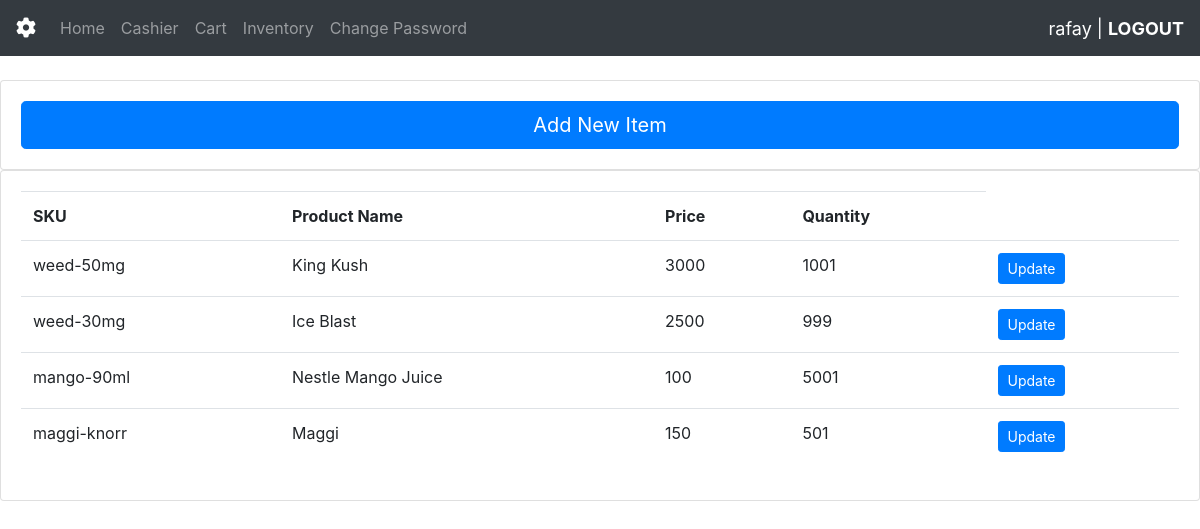
/stock/ (signed in), run on the app's committed database.
### inventory/models.py (models this page shows, shortened)
class stock(models.Model):
    sku = models.CharField(max_length=100, primary_key=True)
    name = models.CharField(max_length=100, null=True)
    price = models.IntegerField(null=True)
    quantity = models.IntegerField(default=0, null=True)

### inventory/views.py (the view)
# urls.py: path('stock/', views.stonk, name='stock'),
@login_required(login_url='loginCash')
def stonk(request):
    cursor = connection.cursor()
    cursor.execute("SELECT * FROM inventory_stock")
    data = dictfetchall(cursor)
    return render(request, 'inventory/stock.html', {'data': data})

### inventory/views.py (called while the page is built)
def dictfetchall(cursor):
    desc = cursor.description
    return [
        dict(zip([col[0] for col in desc], row))
        for row in cursor.fetchall()
    ]

### inventory/templates/inventory/stock.html
{% extends 'inventory/main.html' %}
{% block content %}
<br>
<div class="row">
    <div class="col-md">
        <div class="card card-body">
            <a class="btn btn-primary btn-lg btn-block" href="{% url 'create_stock' %}">Add New Item</a>
        </div>
        <div class="card card-body">
            <table class="table">
                <tr>
                    <th>SKU</th>
                    <th>Product Name</th>
                    <th>Price</th>
                    <th>Quantity</th>
                </tr>
                {% for row in data %}
                    <tr>
                        <td>{{row.sku}}</td>
                        <td>{{row.name}}</td>
                        <td>{{row.price}}</td>
                        <td>{{row.quantity}}</td>
                        <td><a class="btn btn-primary btn-sm" href="{% url 'update_stock' row.sku %}">Update</a></td>
                    </tr>
                {% endfor %}
            </table>
        </div>
    </div>
</div>
{% endblock %}

### inventory/templates/inventory/navbar.html (shortened to what this page needs)
{% load static %}
<nav class="navbar navbar-expand-lg navbar-dark bg-dark">
    <a class="navbar-brand" href="#"><i class="fa-solid fa-cog fa-spin"></i></a>
    <div class="collapse navbar-collapse" id="navbarNavAltMarkup">
      <div class="navbar-nav">
        <a class="nav-item nav-link" href="{% url 'home' %}">Home</a>
        <a class="nav-item nav-link" href="{% url 'cashier' %}">Cashier</a>
        <a class="nav-item nav-link" href="{% url 'cart' %}">Cart</a>
        <a class="nav-item nav-link" href="{% url 'stock' %}">Inventory</a>
        <a class="nav-item nav-link" href="{% url 'change_password' %}">Change Password</a>
      </div>
    </div>
    <div class=".hello-msg">
      {% if request.user.is_authenticated %}
          <span class="hello-msg">{{request.user}} | <a href="{% url 'logout' %}" style="color: #fff; font-weight: bold;">LOGOUT</a></span>
      {% endif %}
    </div>
</nav>

### inventory/templates/inventory/navbar.html (style rules this page uses)
.hello-msg { font-size: 18px; color: #fff; margin-left: auto; }

### data on the page
stock: sku "weed-50mg", name "King Kush", price "3000", quantity "1001"
stock: sku "weed-30mg", name "Ice Blast", price "2500", quantity "999"
stock: sku "mango-90ml", name "Nestle Mango Juice", price "100", quantity "5001"
stock: sku "maggi-knorr", name "Maggi", price "150", quantity "501"

### other printed values
{{ request.user }} "rafay"
